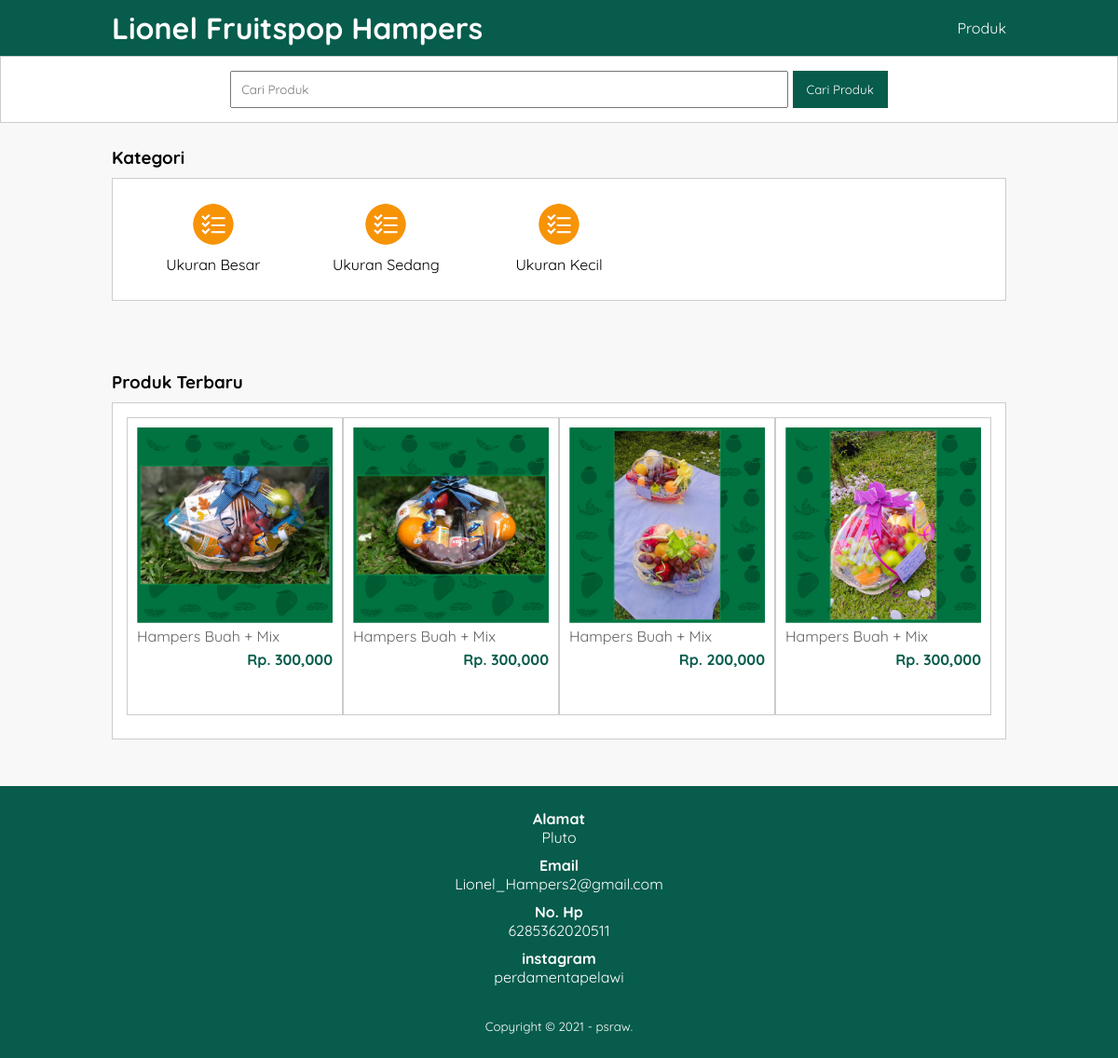
The page / on the database its author committed.
### tables this page shows
CREATE TABLE `tb_category` (
  `category_id` int(11) NOT NULL,
  `category_name` varchar(25) NOT NULL
);

CREATE TABLE `tb_product` (
  `product_id` int(11) NOT NULL,
  `category_id` int(11) NOT NULL,
  `product_name` varchar(100) NOT NULL,
  `product_price` int(11) NOT NULL,
  `product_description` text NOT NULL,
  `product_image` varchar(100) NOT NULL,
  `product_status` tinyint(1) NOT NULL,
  `data_created` timestamp NOT NULL DEFAULT CURRENT_TIMESTAMP
);

### index.php (the view, shortened to what this page needs)
<?php
include 'db.php';
$kontak = mysqli_query($conn, "SELECT admin_instagram,admin_telp, admin_email, admin_address FROM tb_admin WHERE admin_id = 1");
$a = mysqli_fetch_object($kontak);
?>
<!DOCTYPE html>
<html>
<head>
	<link rel="stylesheet" type="text/css" href="css/style.css">
</head>
<body>
	<header>
		<div class="container">
			<h1><a href="index.php">Lionel Fruitspop Hampers</a></h1>
			<ul>
				<li><a href="produk.php">Produk</a></li>
			</ul>
		</div>
	</header>
	<div class="search">
		<div class="container">
			<form action="produk.php">
				<input type="text" name="search" placeholder="Cari Produk">
				<input type="submit" name="cari" value="Cari Produk">
			</form>
		</div>
	</div>
	<div class="section">
		<div class="container">
			<h3>Kategori</h3>
			<div class="box">
				<?php
				$kategori = mysqli_query($conn, "SELECT * FROM tb_category ORDER BY category_id DESC");
				if (mysqli_num_rows($kategori) > 0) {
					while ($k = mysqli_fetch_array($kategori)) {
				?>
						<a href="produk.php?kat=<?php echo $k['category_id'] ?>">
							<div class="col-5">
								<img src="img/icon-kategori.png" width="50px" style="margin-bottom:5px;">
								<p><?php echo $k['category_name'] ?></p>
							</div>
						</a>
					<?php }
				} else { ?>
					<p>Kategori tidak ada</p>
				<?php } ?>
			</div>
		</div>
	</div>
	<div class="section">
		<div class="container">
			<h3>Produk Terbaru</h3>
			<div class="box">
				<?php
				$produk = mysqli_query($conn, "SELECT * FROM tb_product WHERE product_status = 1 ORDER BY product_id DESC LIMIT 8");
				if (mysqli_num_rows($produk) > 0) {
					while ($p = mysqli_fetch_array($produk)) {
				?>
						<a href="detail-produk.php?id=<?php echo $p['product_id'] ?>">
							<div class="col-4">
								<img src="produk/<?php echo $p['product_image'] ?>">
								<p class="nama"><?php echo substr($p['product_name'], 0, 30) ?></p>
								<p class="harga">Rp. <?php echo number_format($p['product_price']) ?></p>
							</div>
						</a>
					<?php }
				} else { ?>
					<p>Produk tidak ada</p>
				<?php } ?>
			</div>
		</div>
	</div>
	<div class="footer">
		<div class="container">
			<h4>Alamat</h4>
			<p><?php echo $a->admin_address ?></p>
			<h4>Email</h4>
			<p><?php echo $a->admin_email ?></p>
			<h4>No. Hp</h4>
			<p><?php echo $a->admin_telp ?></p>
            <h4>instagram</h4>
			<p><?php echo $a->admin_instagram ?></p>
			<small>Copyright &copy; 2021 - psraw.</small>
		</div>
	</div>
</body>
</html>

### css/style.css (style rules this page uses)
* { padding:0; margin:0; font-family: 'Quicksand', sans-serif; }
body { background-color: #f8f8f8; }
a { color: inherit; text-decoration: none; }
header { background-color: #075C4C; color: #fff; }
header h1 { float: left; padding:10px 0; }
header ul { float: right; }
header ul li { display: inline-block; }
header ul li a { padding:20px 0 20px 15px; display: inline-block; }
.container { width: 80%; margin:0 auto; }
.container:after { content: ''; display: block; clear: both; }
.section { padding:25px 0; }
.box { background-color: #fff; border:1px solid #ccc; padding:15px; box-sizing: border-box; margin:10px 0 25px 0; }
.box:after { content: ''; display: block; clear: both; }
.search { padding:15px 0; background-color: #fff; border:1px solid #ccc; text-align: center; }
.search input[type=text] { width: 60%; padding:10px; }
.search input[type=submit] { padding:12px 15px; background-color: #075C4C; color:#fff; border:none; cursor: pointer; }
.col-5 { width:20%; height:100px; text-align: center; float: left; padding:10px; box-sizing: border-box; }
.col-4 { width:25%; height: 320px; border:1px solid #ccc; float: left; padding:10px; box-sizing: border-box; margin-bottom: 10px; }
.col-4 img { width: 100%; }
.col-4 .nama { color: #666; margin-bottom: 5px; }
.col-4 .harga { font-weight: bold; color:#075C4C; float: right; }
.footer { padding:25px 0; background-color: #075C4C; color: #fff; text-align: center; }
.footer p { margin-bottom: 10px; }
.footer small { margin-top: 25px; display: inline-block; }

### rows shown on the page
tb_category: category_name "Ukuran Besar"
tb_category: category_name "Ukuran Sedang"
tb_category: category_name "Ukuran Kecil"
tb_product: product_image (picture), product_name "Hampers Buah + Mix", product_price "300,000"
tb_product: product_image (picture), product_name "Hampers Buah + Mix", product_price "300,000"
tb_product: product_image (picture), product_name "Hampers Buah + Mix", product_price "200,000"
tb_product: product_image (picture), product_name "Hampers Buah + Mix", product_price "300,000"

### other values the page prints
$a->admin_address "Pluto"
$a->admin_email "Lionel_Hampers2@gmail.com"
$a->admin_telp "6285362020511"
$a->admin_instagram "perdamentapelawi"
